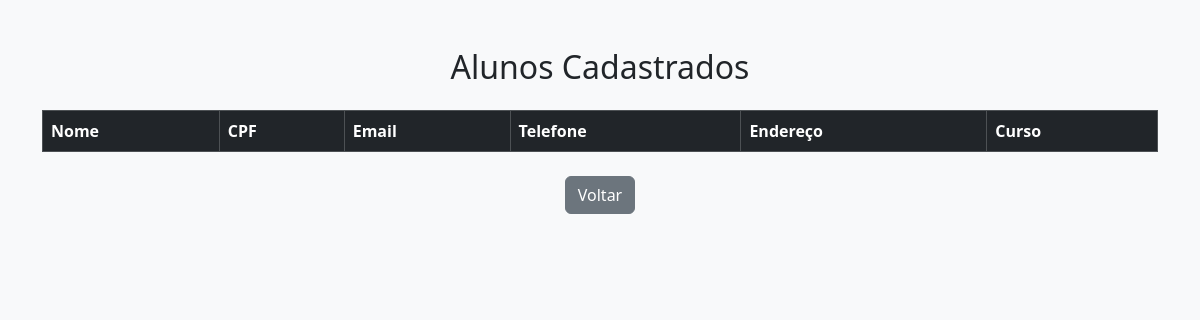
Before: /alunos (signed in) with the older database file.
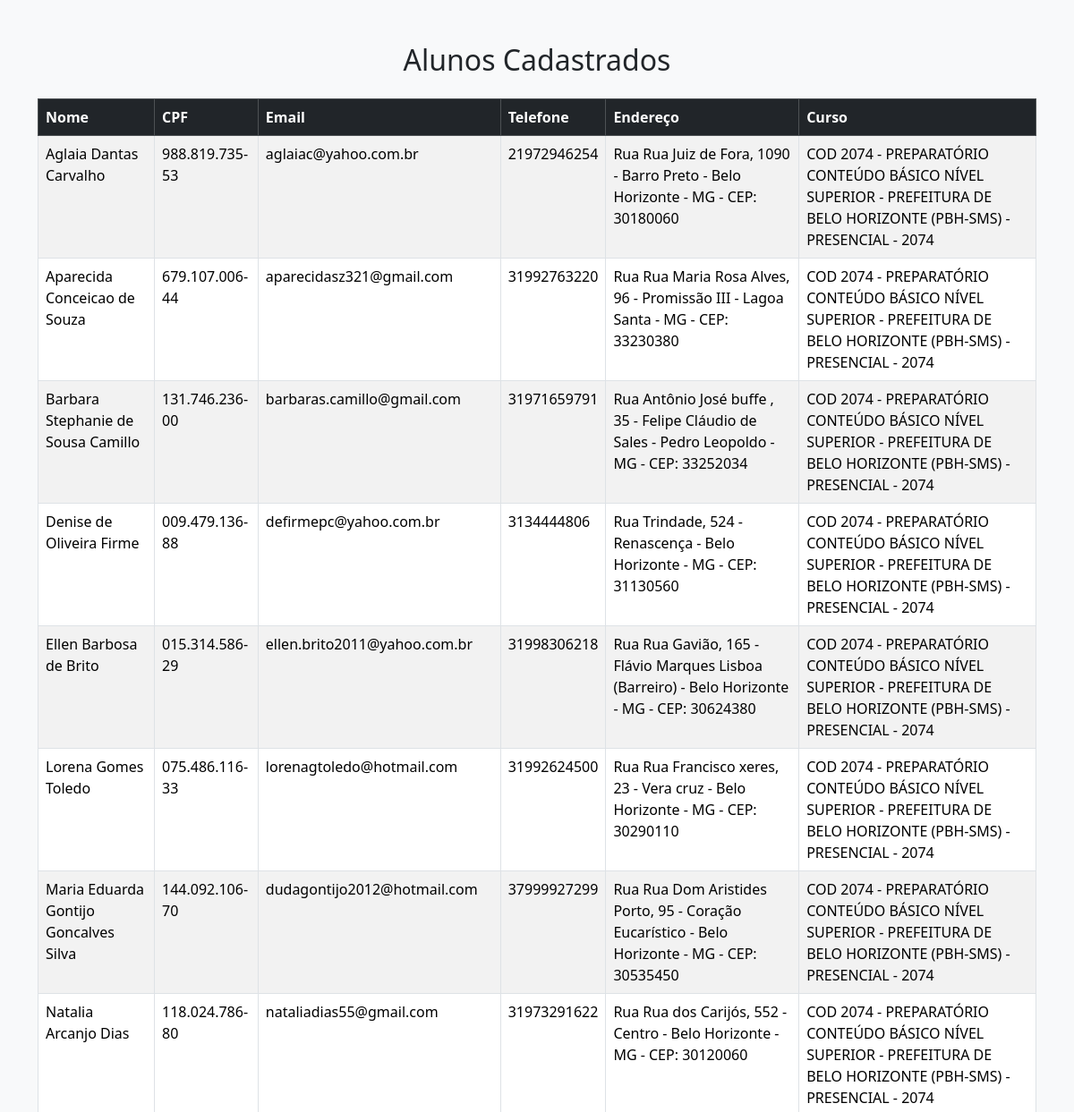
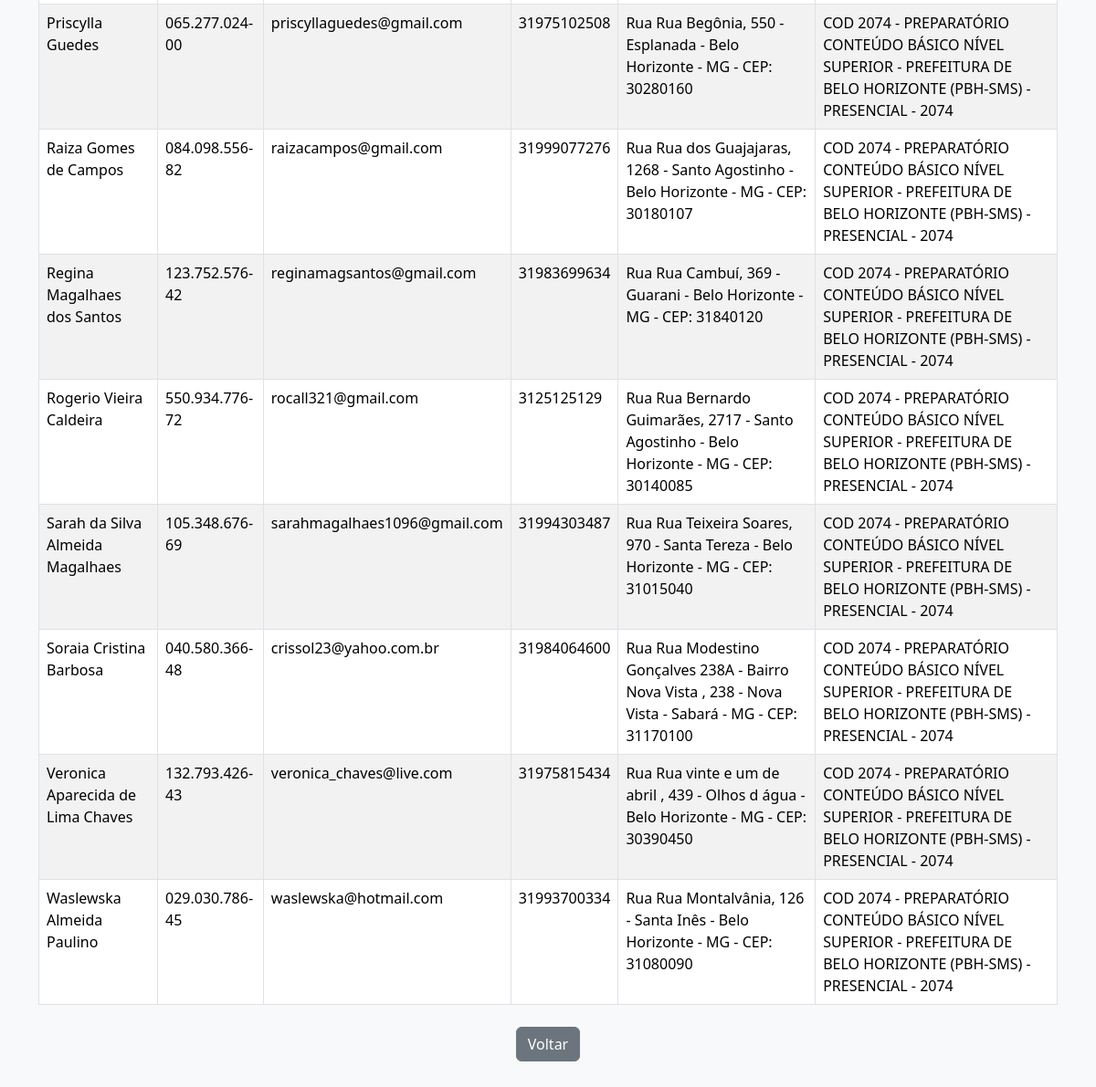
After: the same page with the newer database file (2 pictures, top to bottom).
### tables this page shows
CREATE TABLE alunos (
            id INTEGER PRIMARY KEY AUTOINCREMENT,
            nome TEXT,
            cpf TEXT,
            email TEXT,
            tel_aluno TEXT,
            endereco TEXT,
            curso TEXT
        );

### app.py (the view)
@app.route('/alunos')
def listar_alunos():
    if 'usuario' not in session:
        return redirect('/login')
    conn = sqlite3.connect(DB_PATH)
    cur = conn.cursor()
    cur.execute('SELECT nome, cpf, email, tel_aluno, endereco, curso FROM alunos ORDER BY nome')
    alunos = cur.fetchall()
    conn.close()
    return render_template('alunos.html', alunos=alunos)

### templates/alunos.html (shortened to what this page needs)
<!DOCTYPE html>
<html lang="pt-br">
<head>
  <link href="https://cdn.jsdelivr.net/npm/bootstrap@5.3.3/dist/css/bootstrap.min.css" rel="stylesheet">
</head>
<body class="bg-light">
<div class="container py-5">
  <h2 class="mb-4 text-center">Alunos Cadastrados</h2>
  <table class="table table-bordered table-striped">
    <thead class="table-dark">
      <tr>
        <th>Nome</th><th>CPF</th><th>Email</th><th>Telefone</th><th>Endereço</th><th>Curso</th>
      </tr>
    </thead>
    <tbody>
      {% for nome, cpf, email, tel, end, curso in alunos %}
        <tr>
          <td>{{ nome }}</td><td>{{ cpf }}</td><td>{{ email }}</td><td>{{ tel }}</td><td>{{ end }}</td><td>{{ curso }}</td>
        </tr>
      {% endfor %}
    </tbody>
  </table>
  <div class="text-center mt-4">
    <a href="/" class="btn btn-secondary">Voltar</a>
  </div>
</div>
</body>
</html>

Changed rows visible on the page:
added alunos: nome "Aglaia Dantas Carvalho", cpf "988.819.735-53", email "aglaiac@yahoo.com.br", tel_aluno "21972946254", endereco "Rua Rua Juiz de Fora, 1090 - Barro Preto - Belo Horizonte - MG - CEP: 30180060", curso "COD 2074 - PREPARATÓRIO CONTEÚDO BÁSICO NÍVEL SUPERIOR - PREFEITURA DE BELO HORIZONTE (PBH-SMS) - PRESENCIAL - 2074"
added alunos: nome "Aparecida Conceicao de Souza", cpf "679.107.006-44", email "aparecidasz321@gmail.com", tel_aluno "31992763220", endereco "Rua Rua Maria Rosa Alves, 96 - Promissão III - Lagoa Santa - MG - CEP: 33230380", curso "COD 2074 - PREPARATÓRIO CONTEÚDO BÁSICO NÍVEL SUPERIOR - PREFEITURA DE BELO HORIZONTE (PBH-SMS) - PRESENCIAL - 2074"
added alunos: nome "Barbara Stephanie de Sousa Camillo", cpf "131.746.236-00", email "barbaras.camillo@gmail.com", tel_aluno "31971659791", endereco "Rua Antônio José buffe , 35 - Felipe Cláudio de Sales - Pedro Leopoldo - MG - CEP: 33252034", curso "COD 2074 - PREPARATÓRIO CONTEÚDO BÁSICO NÍVEL SUPERIOR - PREFEITURA DE BELO HORIZONTE (PBH-SMS) - PRESENCIAL - 2074"
added alunos: nome "Denise de Oliveira Firme", cpf "009.479.136-88", email "defirmepc@yahoo.com.br", tel_aluno "3134444806", endereco "Rua Trindade, 524 - Renascença - Belo Horizonte - MG - CEP: 31130560", curso "COD 2074 - PREPARATÓRIO CONTEÚDO BÁSICO NÍVEL SUPERIOR - PREFEITURA DE BELO HORIZONTE (PBH-SMS) - PRESENCIAL - 2074"
added alunos: nome "Ellen Barbosa de Brito", cpf "015.314.586-29", email "ellen.brito2011@yahoo.com.br", tel_aluno "31998306218", endereco "Rua Rua Gavião, 165 - Flávio Marques Lisboa (Barreiro) - Belo Horizonte - MG - CEP: 30624380", curso "COD 2074 - PREPARATÓRIO CONTEÚDO BÁSICO NÍVEL SUPERIOR - PREFEITURA DE BELO HORIZONTE (PBH-SMS) - PRESENCIAL - 2074"
added alunos: nome "Lorena Gomes Toledo", cpf "075.486.116-33", email "lorenagtoledo@hotmail.com", tel_aluno "31992624500", endereco "Rua Rua Francisco xeres, 23 - Vera cruz - Belo Horizonte - MG - CEP: 30290110", curso "COD 2074 - PREPARATÓRIO CONTEÚDO BÁSICO NÍVEL SUPERIOR - PREFEITURA DE BELO HORIZONTE (PBH-SMS) - PRESENCIAL - 2074"
added alunos: nome "Maria Eduarda Gontijo Goncalves Silva", cpf "144.092.106-70", email "dudagontijo2012@hotmail.com", tel_aluno "37999927299", endereco "Rua Rua Dom Aristides Porto, 95 - Coração Eucarístico - Belo Horizonte - MG - CEP: 30535450", curso "COD 2074 - PREPARATÓRIO CONTEÚDO BÁSICO NÍVEL SUPERIOR - PREFEITURA DE BELO HORIZONTE (PBH-SMS) - PRESENCIAL - 2074"
added alunos: nome "Natalia Arcanjo Dias", cpf "118.024.786-80", email "nataliadias55@gmail.com", tel_aluno "31973291622", endereco "Rua Rua dos Carijós, 552 - Centro - Belo Horizonte - MG - CEP: 30120060", curso "COD 2074 - PREPARATÓRIO CONTEÚDO BÁSICO NÍVEL SUPERIOR - PREFEITURA DE BELO HORIZONTE (PBH-SMS) - PRESENCIAL - 2074"
added alunos: nome "Priscylla Guedes", cpf "065.277.024-00", email "priscyllaguedes@gmail.com", tel_aluno "31975102508", endereco "Rua Rua Begônia, 550 - Esplanada - Belo Horizonte - MG - CEP: 30280160", curso "COD 2074 - PREPARATÓRIO CONTEÚDO BÁSICO NÍVEL SUPERIOR - PREFEITURA DE BELO HORIZONTE (PBH-SMS) - PRESENCIAL - 2074"
added alunos: nome "Raiza Gomes de Campos", cpf "084.098.556-82", email "raizacampos@gmail.com", tel_aluno "31999077276", endereco "Rua Rua dos Guajajaras, 1268 - Santo Agostinho - Belo Horizonte - MG - CEP: 30180107", curso "COD 2074 - PREPARATÓRIO CONTEÚDO BÁSICO NÍVEL SUPERIOR - PREFEITURA DE BELO HORIZONTE (PBH-SMS) - PRESENCIAL - 2074"
added alunos: nome "Regina Magalhaes dos Santos", cpf "123.752.576-42", email "reginamagsantos@gmail.com", tel_aluno "31983699634", endereco "Rua Rua Cambuí, 369 - Guarani - Belo Horizonte - MG - CEP: 31840120", curso "COD 2074 - PREPARATÓRIO CONTEÚDO BÁSICO NÍVEL SUPERIOR - PREFEITURA DE BELO HORIZONTE (PBH-SMS) - PRESENCIAL - 2074"
added alunos: nome "Rogerio Vieira Caldeira", cpf "550.934.776-72", email "rocall321@gmail.com", tel_aluno "3125125129", endereco "Rua Rua Bernardo Guimarães, 2717 - Santo Agostinho - Belo Horizonte - MG - CEP: 30140085", curso "COD 2074 - PREPARATÓRIO CONTEÚDO BÁSICO NÍVEL SUPERIOR - PREFEITURA DE BELO HORIZONTE (PBH-SMS) - PRESENCIAL - 2074"
added alunos: nome "Sarah da Silva Almeida Magalhaes", cpf "105.348.676-69", email "sarahmagalhaes1096@gmail.com", tel_aluno "31994303487", endereco "Rua Rua Teixeira Soares, 970 - Santa Tereza - Belo Horizonte - MG - CEP: 31015040", curso "COD 2074 - PREPARATÓRIO CONTEÚDO BÁSICO NÍVEL SUPERIOR - PREFEITURA DE BELO HORIZONTE (PBH-SMS) - PRESENCIAL - 2074"
added alunos: nome "Soraia Cristina Barbosa", cpf "040.580.366-48", email "crissol23@yahoo.com.br", tel_aluno "31984064600", endereco "Rua Rua Modestino Gonçalves 238A - Bairro Nova Vista , 238 - Nova Vista - Sabará - MG - CEP: 31170100", curso "COD 2074 - PREPARATÓRIO CONTEÚDO BÁSICO NÍVEL SUPERIOR - PREFEITURA DE BELO HORIZONTE (PBH-SMS) - PRESENCIAL - 2074"
added alunos: nome "Veronica Aparecida de Lima Chaves", cpf "132.793.426-43", email "veronica_chaves@live.com", tel_aluno "31975815434", endereco "Rua Rua vinte e um de abril , 439 - Olhos d água - Belo Horizonte - MG - CEP: 30390450", curso "COD 2074 - PREPARATÓRIO CONTEÚDO BÁSICO NÍVEL SUPERIOR - PREFEITURA DE BELO HORIZONTE (PBH-SMS) - PRESENCIAL - 2074"
added alunos: nome "Waslewska Almeida Paulino", cpf "029.030.786-45", email "waslewska@hotmail.com", tel_aluno "31993700334", endereco "Rua Rua Montalvânia, 126 - Santa Inês - Belo Horizonte - MG - CEP: 31080090", curso "COD 2074 - PREPARATÓRIO CONTEÚDO BÁSICO NÍVEL SUPERIOR - PREFEITURA DE BELO HORIZONTE (PBH-SMS) - PRESENCIAL - 2074"
